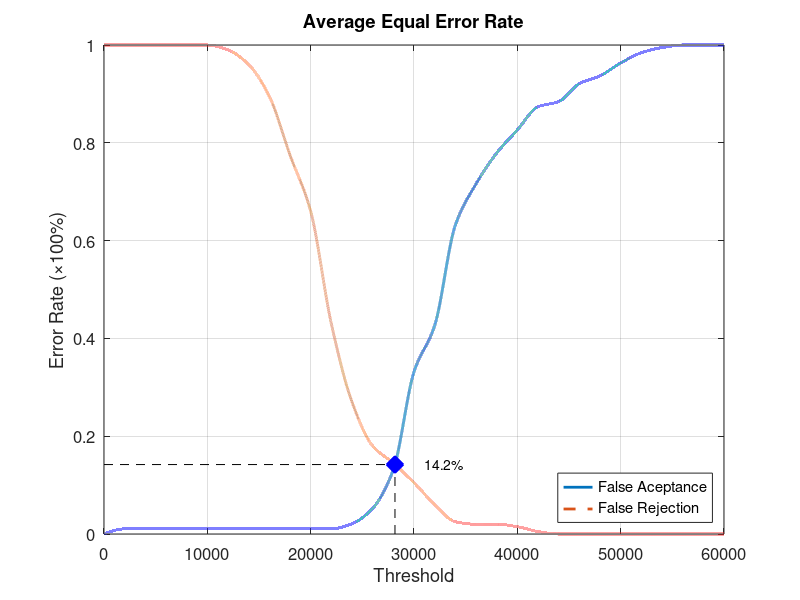
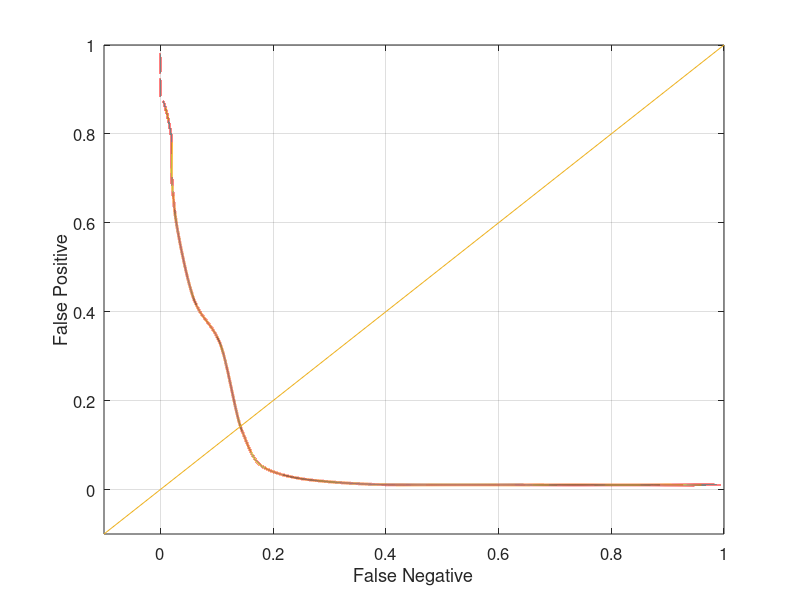

Recreate these plots in MATLAB, in order.
function yEER = Database4_2
close all;
clear;
clc;
x = 0:2000:60000;
xq = 0:0.5:60000;

y0 = [0 0.0105263 0.0105263 0.0105263 0.0105263 0.0105263 0.0105263 0.0105263 0.0105263 0.0105263 0.0105263 0.0105263 0.0210526 0.0526316 0.131579 0.331579 0.426316 0.631579 0.715789 0.778947 0.826316 0.873684 0.884211 0.921053 0.936842 0.963158 0.984211 0.994737 1 1 1];
yy0 = interp1(x, y0, xq, 'pchip');
y1 = [1 1 1 1 1 1 0.99 0.96 0.895 0.775 0.66 0.43 0.27 0.18 0.145 0.105 0.06 0.025 0.02 0.02 0.015 0.005 0 0 0 0 0 0 0 0 0];
yy1 = interp1(x, y1, xq, 'pchip');

% Calculating EER: 
y2 = abs(y0 - y1);
find(y2 == min(y2))
yy2 = abs(yy0 - yy1);
xEER = find(yy2 == min(yy2));
xEERIndex = xq(xEER) % X-axis EER
yEER = yy0(xEER) % Y-axis EER

main = figure
plot(xq, yy0,'-','LineWidth', 2);	hold on
plot(xq, yy1,'--','LineWidth', 2);	hold on
plot([xEERIndex xEERIndex], [0 yEER], 'k--');	hold on
plot([0 xEERIndex], [yEER yEER], 'k--');	hold on
plot(xEERIndex, yEER, 'bx', 'LineWidth', 10);	hold on
text(xEERIndex + 10 * xEERIndex / 100, yEER, [num2str(round((10000 * yEER)) / 100) '%'])
legend('False Aceptance', 'False Rejection', 'Location', 'SouthEast')
xlabel('Threshold')
ylabel('Error Rate (\times100%)')
title('Average Equal Error Rate')
set(gca, 'FontSize', 12)
axis([0 60000 0 1])
grid on

print(main, 'Database4_2Main', '-dpng');
FNRxFPR = figure('Color', [1 1 1]);
plot(yy1, yy0, '-', yy1, yy0, 'LineWidth', 2);
hold on
y = -0.1:0.1:1
plot(y, y); 
set(gca, 'FontSize', 12)
xlabel('False Negative')
ylabel('False Positive')
axis([-0.1 1 -0.1 1])
set(gca, 'FontSize', 12)
grid on

print(FNRxFPR, 'Database4_2FNRxFPR','-dpng');
end
